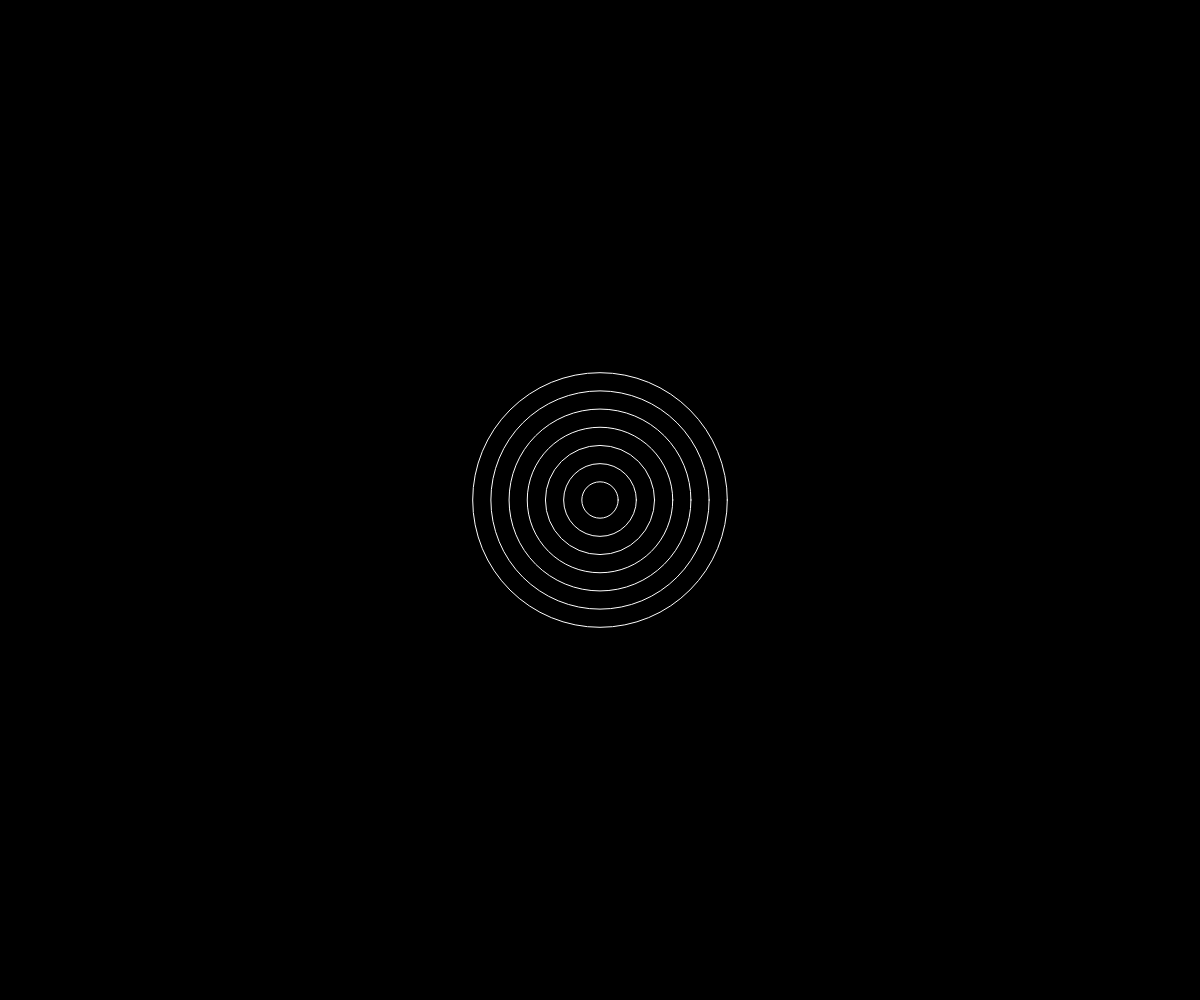
Frame 1 (no input)
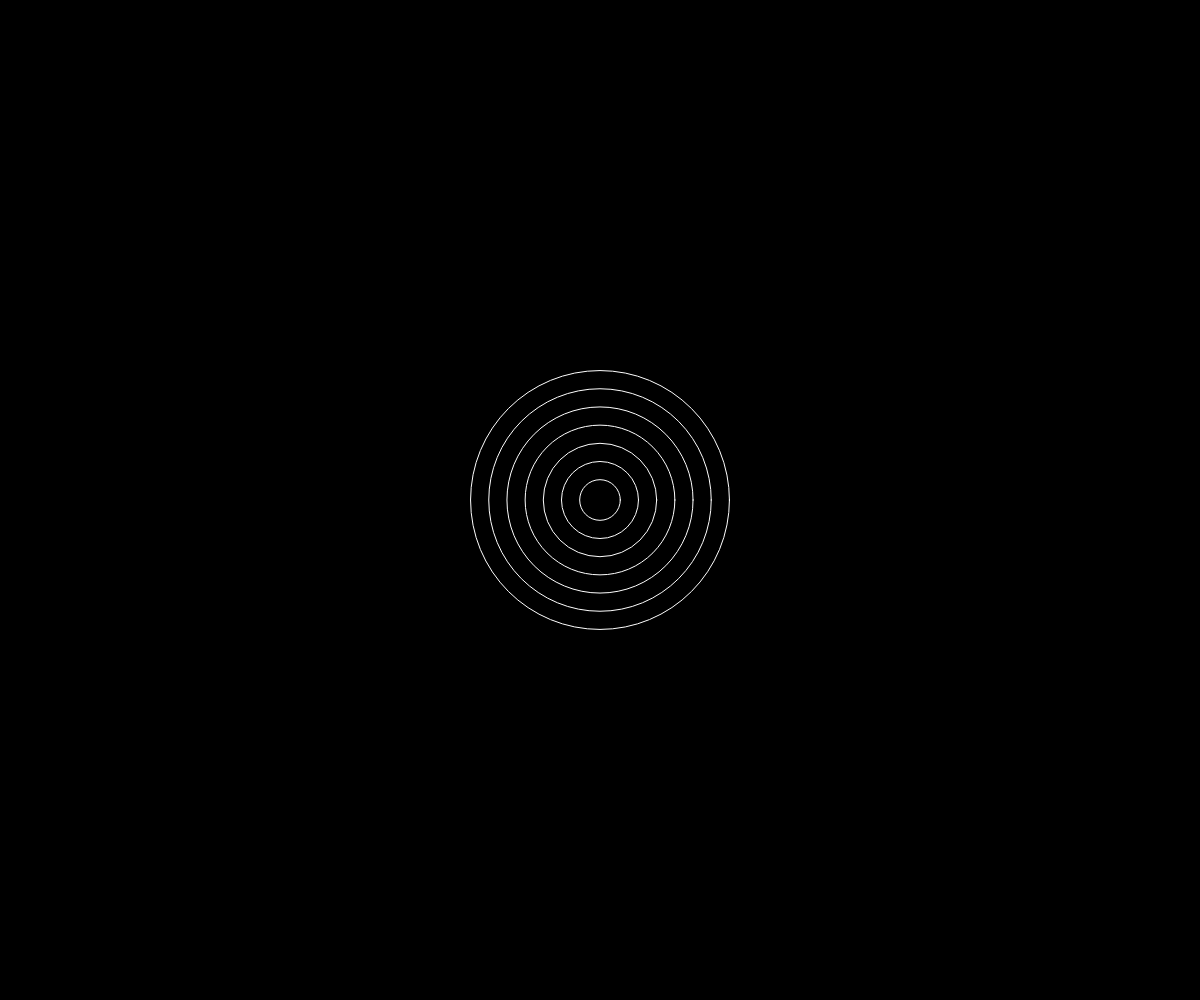
Frame 60 (no input)
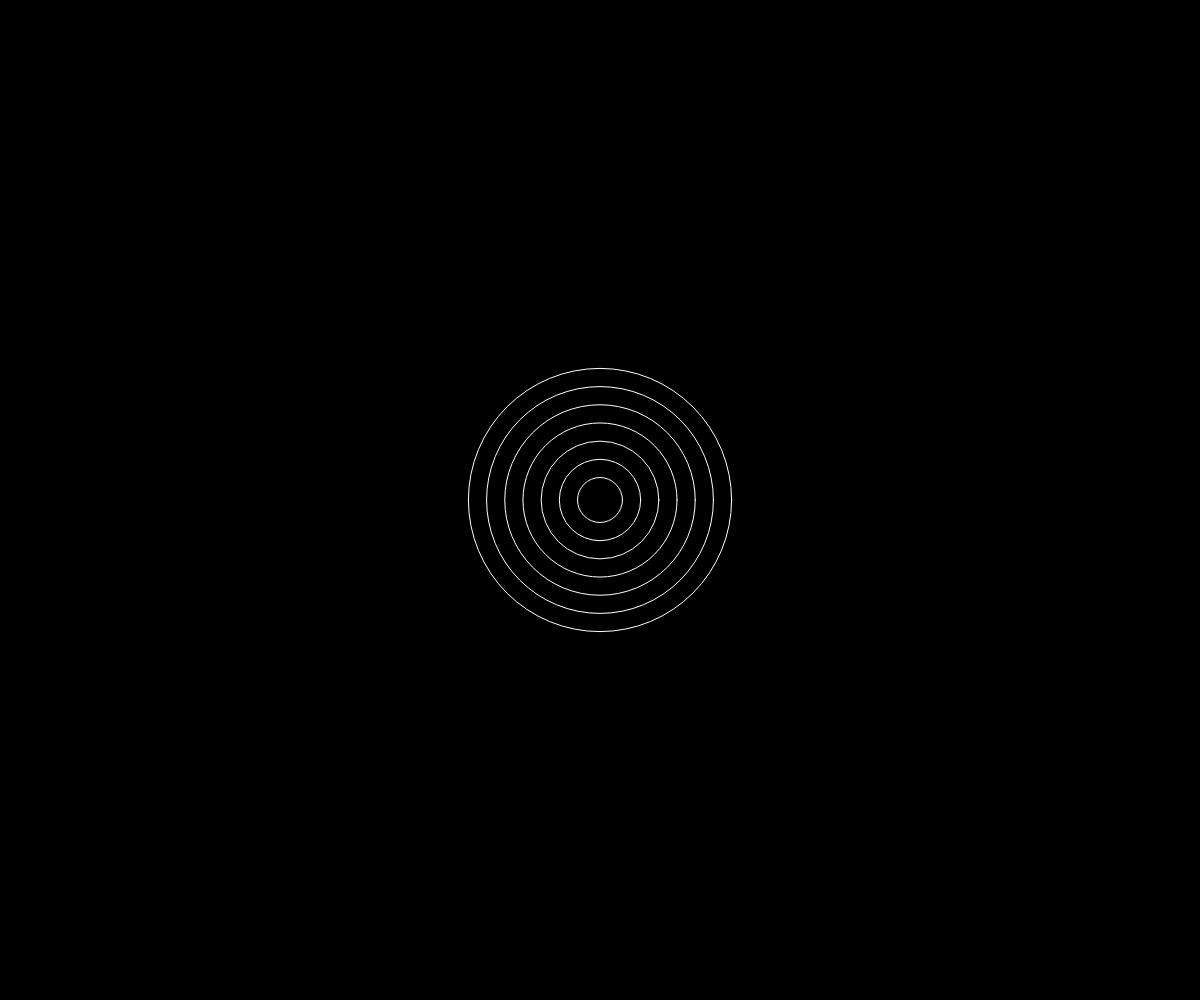
Frame 120 (the mouse pressed at the canvas centre since frame 60)

The p5.js sketch that drew these frames (run headless with seeded random() and noise() and a simulated clock; from frame 60 on, the mouse is pressed at the canvas centre):

// p5.js sketch
// ── sketch.js
/* Raymond G McCord (slow_izzm)
   07/08/2016
   
   This work is licensed under a Creative Commons 3.0 License.
    (Attribution - NonCommerical - ShareAlike)
 		http://creativecommons.org/licenses/by-nc-sa/3.0/
*/

var num = 8, 
    theta=0;
 
function setup() {
  createCanvas(windowWidth, windowHeight);
  noFill();
}
 
function draw() {
  background(0);
  translate(width/2, height/2);
  strokeWeight(1);
  stroke(255);
  for (var i=0; i<num; i++) {
    push();
    var offSet = TWO_PI*num*i;
    rotate(offSet);
    var sz = map(sin(theta/offSet), -.1, .01, .1 * i, 40 * i);
    ellipse(0, 0, sz, sz);
    
    rotate(theta);
    for (var j=0; j<num; j++) {
      push();
      var offSet2 = TWO_PI/num+j;
      rotate(offSet2);
      var sz2 = map(cos(offSet2), -1, 1, .3, 6);
      //rect(0, sz, sz2, sz2);
      pop();
    }
    pop();
  }
  theta += 0.01;
}

function windowResized() {
  resizeCanvas(windowWidth, windowHeight);
}
